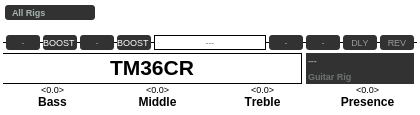
<?xml version="1.0" encoding="UTF-8"?>
<ui version="4.0">
 <class>QToasterBrowserLCD</class>
 <widget class="QWidget" name="QToasterBrowserLCD">
  <property name="geometry">
   <rect>
    <x>0</x>
    <y>0</y>
    <width>420</width>
    <height>115</height>
   </rect>
  </property>
  <property name="font">
   <font>
    <family>Ubuntu</family>
   </font>
  </property>
  <property name="styleSheet">
   <string notr="true">QWidget#QToasterBrowserLCD
{
background-color: transparent;
}</string>
  </property>
  <widget class="QLineEdit" name="stompAEdit">
   <property name="enabled">
    <bool>false</bool>
   </property>
   <property name="geometry">
    <rect>
     <x>6</x>
     <y>35</y>
     <width>34</width>
     <height>15</height>
    </rect>
   </property>
   <property name="font">
    <font>
     <family>Ubuntu</family>
     <pointsize>7</pointsize>
     <weight>50</weight>
     <bold>false</bold>
     <kerning>false</kerning>
    </font>
   </property>
   <property name="cursor">
    <cursorShape>ArrowCursor</cursorShape>
   </property>
   <property name="focusPolicy">
    <enum>Qt::NoFocus</enum>
   </property>
   <property name="contextMenuPolicy">
    <enum>Qt::CustomContextMenu</enum>
   </property>
   <property name="acceptDrops">
    <bool>false</bool>
   </property>
   <property name="styleSheet">
    <string notr="true">background-color: rgb(50,50,50);
color: rgb(255, 255, 255);
border-color: rgb(0, 0, 0);
border-radius: 3px;
</string>
   </property>
   <property name="frame">
    <bool>true</bool>
   </property>
   <property name="alignment">
    <set>Qt::AlignCenter</set>
   </property>
   <property name="readOnly">
    <bool>true</bool>
   </property>
   <property name="placeholderText">
    <string>-</string>
   </property>
  </widget>
  <widget class="Line" name="browserLine2">
   <property name="geometry">
    <rect>
     <x>3</x>
     <y>83</y>
     <width>299</width>
     <height>1</height>
    </rect>
   </property>
   <property name="styleSheet">
    <string notr="true">QFrame#browserLine2
{
	color:  rgb(0, 0, 0);
	background-color: rgb(0, 0, 0);
}</string>
   </property>
   <property name="frameShadow">
    <enum>QFrame::Plain</enum>
   </property>
   <property name="orientation">
    <enum>Qt::Horizontal</enum>
   </property>
  </widget>
  <widget class="QLineEdit" name="rigNameEdit">
   <property name="geometry">
    <rect>
     <x>3</x>
     <y>51</y>
     <width>300</width>
     <height>32</height>
    </rect>
   </property>
   <property name="font">
    <font>
     <family>Ubuntu</family>
     <pointsize>16</pointsize>
     <weight>75</weight>
     <bold>true</bold>
     <kerning>false</kerning>
    </font>
   </property>
   <property name="styleSheet">
    <string notr="true">QLineEdit#rigNameEdit
{
background-color: transparent;
}
</string>
   </property>
   <property name="text">
    <string>TM36CR</string>
   </property>
   <property name="frame">
    <bool>false</bool>
   </property>
   <property name="alignment">
    <set>Qt::AlignCenter</set>
   </property>
   <property name="placeholderText">
    <string>---</string>
   </property>
  </widget>
  <widget class="Line" name="browserLine1">
   <property name="geometry">
    <rect>
     <x>3</x>
     <y>53</y>
     <width>299</width>
     <height>1</height>
    </rect>
   </property>
   <property name="styleSheet">
    <string notr="true">QFrame#browserLine1
{
	color:  rgb(0, 0, 0);
	background-color: rgb(0, 0, 0);
}</string>
   </property>
   <property name="frameShadow">
    <enum>QFrame::Plain</enum>
   </property>
   <property name="lineWidth">
    <number>1</number>
   </property>
   <property name="midLineWidth">
    <number>0</number>
   </property>
   <property name="orientation">
    <enum>Qt::Horizontal</enum>
   </property>
  </widget>
  <widget class="Line" name="browserLine3">
   <property name="geometry">
    <rect>
     <x>301</x>
     <y>54</y>
     <width>1</width>
     <height>30</height>
    </rect>
   </property>
   <property name="styleSheet">
    <string notr="true">QFrame#browserLine3
{
	color:  rgb(0, 0, 0);
	background-color: rgb(0, 0, 0);
}</string>
   </property>
   <property name="frameShadow">
    <enum>QFrame::Plain</enum>
   </property>
   <property name="orientation">
    <enum>Qt::Vertical</enum>
   </property>
  </widget>
  <widget class="QLineEdit" name="stompBEdit">
   <property name="enabled">
    <bool>false</bool>
   </property>
   <property name="geometry">
    <rect>
     <x>43</x>
     <y>35</y>
     <width>34</width>
     <height>15</height>
    </rect>
   </property>
   <property name="font">
    <font>
     <family>Ubuntu</family>
     <pointsize>7</pointsize>
     <weight>50</weight>
     <bold>false</bold>
     <kerning>false</kerning>
    </font>
   </property>
   <property name="cursor">
    <cursorShape>ArrowCursor</cursorShape>
   </property>
   <property name="focusPolicy">
    <enum>Qt::NoFocus</enum>
   </property>
   <property name="contextMenuPolicy">
    <enum>Qt::CustomContextMenu</enum>
   </property>
   <property name="acceptDrops">
    <bool>false</bool>
   </property>
   <property name="styleSheet">
    <string notr="true">background-color: rgb(50,50,50);
color: rgb(255, 255, 255);
border-color: rgb(0, 0, 0);
border-radius: 3px;
</string>
   </property>
   <property name="text">
    <string>BOOST</string>
   </property>
   <property name="frame">
    <bool>true</bool>
   </property>
   <property name="cursorPosition">
    <number>5</number>
   </property>
   <property name="alignment">
    <set>Qt::AlignCenter</set>
   </property>
   <property name="readOnly">
    <bool>true</bool>
   </property>
   <property name="placeholderText">
    <string>-</string>
   </property>
  </widget>
  <widget class="QLineEdit" name="stompCEdit">
   <property name="enabled">
    <bool>false</bool>
   </property>
   <property name="geometry">
    <rect>
     <x>80</x>
     <y>35</y>
     <width>34</width>
     <height>15</height>
    </rect>
   </property>
   <property name="font">
    <font>
     <family>Ubuntu</family>
     <pointsize>7</pointsize>
     <weight>50</weight>
     <bold>false</bold>
     <kerning>false</kerning>
    </font>
   </property>
   <property name="cursor">
    <cursorShape>ArrowCursor</cursorShape>
   </property>
   <property name="focusPolicy">
    <enum>Qt::NoFocus</enum>
   </property>
   <property name="contextMenuPolicy">
    <enum>Qt::CustomContextMenu</enum>
   </property>
   <property name="acceptDrops">
    <bool>false</bool>
   </property>
   <property name="styleSheet">
    <string notr="true">background-color: rgb(50,50,50);
color: rgb(255, 255, 255);
border-color: rgb(0, 0, 0);
border-radius: 3px;
</string>
   </property>
   <property name="frame">
    <bool>true</bool>
   </property>
   <property name="alignment">
    <set>Qt::AlignCenter</set>
   </property>
   <property name="readOnly">
    <bool>true</bool>
   </property>
   <property name="placeholderText">
    <string>-</string>
   </property>
  </widget>
  <widget class="QLineEdit" name="stompDEdit">
   <property name="enabled">
    <bool>false</bool>
   </property>
   <property name="geometry">
    <rect>
     <x>117</x>
     <y>35</y>
     <width>34</width>
     <height>15</height>
    </rect>
   </property>
   <property name="font">
    <font>
     <family>Ubuntu</family>
     <pointsize>7</pointsize>
     <weight>50</weight>
     <bold>false</bold>
     <kerning>false</kerning>
    </font>
   </property>
   <property name="cursor">
    <cursorShape>ArrowCursor</cursorShape>
   </property>
   <property name="focusPolicy">
    <enum>Qt::NoFocus</enum>
   </property>
   <property name="contextMenuPolicy">
    <enum>Qt::CustomContextMenu</enum>
   </property>
   <property name="acceptDrops">
    <bool>false</bool>
   </property>
   <property name="styleSheet">
    <string notr="true">background-color: rgb(50,50,50);
color: rgb(255, 255, 255);
border-color: rgb(0, 0, 0);
border-radius: 3px;
</string>
   </property>
   <property name="text">
    <string>BOOST</string>
   </property>
   <property name="frame">
    <bool>true</bool>
   </property>
   <property name="cursorPosition">
    <number>5</number>
   </property>
   <property name="alignment">
    <set>Qt::AlignCenter</set>
   </property>
   <property name="readOnly">
    <bool>true</bool>
   </property>
   <property name="placeholderText">
    <string>-</string>
   </property>
  </widget>
  <widget class="QLineEdit" name="stompModEdit">
   <property name="enabled">
    <bool>false</bool>
   </property>
   <property name="geometry">
    <rect>
     <x>306</x>
     <y>35</y>
     <width>34</width>
     <height>15</height>
    </rect>
   </property>
   <property name="font">
    <font>
     <family>Ubuntu</family>
     <pointsize>7</pointsize>
     <weight>50</weight>
     <bold>false</bold>
     <kerning>false</kerning>
    </font>
   </property>
   <property name="cursor">
    <cursorShape>ArrowCursor</cursorShape>
   </property>
   <property name="focusPolicy">
    <enum>Qt::NoFocus</enum>
   </property>
   <property name="contextMenuPolicy">
    <enum>Qt::CustomContextMenu</enum>
   </property>
   <property name="acceptDrops">
    <bool>false</bool>
   </property>
   <property name="styleSheet">
    <string notr="true">background-color: rgb(50,50,50);
color: rgb(255, 255, 255);
border-color: rgb(0, 0, 0);
border-radius: 3px;
</string>
   </property>
   <property name="frame">
    <bool>true</bool>
   </property>
   <property name="alignment">
    <set>Qt::AlignCenter</set>
   </property>
   <property name="readOnly">
    <bool>true</bool>
   </property>
   <property name="placeholderText">
    <string>-</string>
   </property>
  </widget>
  <widget class="QLineEdit" name="reverbEdit">
   <property name="enabled">
    <bool>false</bool>
   </property>
   <property name="geometry">
    <rect>
     <x>380</x>
     <y>35</y>
     <width>34</width>
     <height>15</height>
    </rect>
   </property>
   <property name="font">
    <font>
     <family>Ubuntu</family>
     <pointsize>7</pointsize>
     <weight>50</weight>
     <bold>false</bold>
     <kerning>false</kerning>
    </font>
   </property>
   <property name="cursor">
    <cursorShape>ArrowCursor</cursorShape>
   </property>
   <property name="focusPolicy">
    <enum>Qt::NoFocus</enum>
   </property>
   <property name="contextMenuPolicy">
    <enum>Qt::CustomContextMenu</enum>
   </property>
   <property name="acceptDrops">
    <bool>false</bool>
   </property>
   <property name="styleSheet">
    <string notr="true">background-color: rgb(50,50,50);
color: rgb(255, 255, 255);
border-color: rgb(0, 0, 0);
border-radius: 3px;
</string>
   </property>
   <property name="frame">
    <bool>true</bool>
   </property>
   <property name="alignment">
    <set>Qt::AlignCenter</set>
   </property>
   <property name="readOnly">
    <bool>true</bool>
   </property>
   <property name="placeholderText">
    <string>REV</string>
   </property>
  </widget>
  <widget class="QLineEdit" name="stompXEdit">
   <property name="enabled">
    <bool>false</bool>
   </property>
   <property name="geometry">
    <rect>
     <x>269</x>
     <y>35</y>
     <width>34</width>
     <height>15</height>
    </rect>
   </property>
   <property name="font">
    <font>
     <family>Ubuntu</family>
     <pointsize>7</pointsize>
     <weight>50</weight>
     <bold>false</bold>
     <kerning>false</kerning>
    </font>
   </property>
   <property name="cursor">
    <cursorShape>ArrowCursor</cursorShape>
   </property>
   <property name="focusPolicy">
    <enum>Qt::NoFocus</enum>
   </property>
   <property name="contextMenuPolicy">
    <enum>Qt::CustomContextMenu</enum>
   </property>
   <property name="acceptDrops">
    <bool>false</bool>
   </property>
   <property name="styleSheet">
    <string notr="true">background-color: rgb(50,50,50);
color: rgb(255, 255, 255);
border-color: rgb(0, 0, 0);
border-radius: 3px;
</string>
   </property>
   <property name="frame">
    <bool>true</bool>
   </property>
   <property name="alignment">
    <set>Qt::AlignCenter</set>
   </property>
   <property name="readOnly">
    <bool>true</bool>
   </property>
   <property name="placeholderText">
    <string>-</string>
   </property>
  </widget>
  <widget class="QLineEdit" name="delayEdit">
   <property name="enabled">
    <bool>false</bool>
   </property>
   <property name="geometry">
    <rect>
     <x>343</x>
     <y>35</y>
     <width>34</width>
     <height>15</height>
    </rect>
   </property>
   <property name="font">
    <font>
     <family>Ubuntu</family>
     <pointsize>7</pointsize>
     <weight>50</weight>
     <bold>false</bold>
     <kerning>false</kerning>
    </font>
   </property>
   <property name="cursor">
    <cursorShape>ArrowCursor</cursorShape>
   </property>
   <property name="focusPolicy">
    <enum>Qt::NoFocus</enum>
   </property>
   <property name="contextMenuPolicy">
    <enum>Qt::CustomContextMenu</enum>
   </property>
   <property name="acceptDrops">
    <bool>false</bool>
   </property>
   <property name="styleSheet">
    <string notr="true">background-color: rgb(50,50,50);
color: rgb(255, 255, 255);
border-color: rgb(0, 0, 0);
border-radius: 3px;
</string>
   </property>
   <property name="frame">
    <bool>true</bool>
   </property>
   <property name="alignment">
    <set>Qt::AlignCenter</set>
   </property>
   <property name="readOnly">
    <bool>true</bool>
   </property>
   <property name="placeholderText">
    <string>DLY</string>
   </property>
  </widget>
  <widget class="Line" name="browserLine4">
   <property name="geometry">
    <rect>
     <x>3</x>
     <y>42</y>
     <width>152</width>
     <height>1</height>
    </rect>
   </property>
   <property name="styleSheet">
    <string notr="true">QFrame#browserLine4
{
	color:  rgb(0, 0, 0);
	background-color: rgb(0, 0, 0);
}</string>
   </property>
   <property name="frameShadow">
    <enum>QFrame::Plain</enum>
   </property>
   <property name="orientation">
    <enum>Qt::Horizontal</enum>
   </property>
  </widget>
  <widget class="Line" name="browserLine5">
   <property name="geometry">
    <rect>
     <x>265</x>
     <y>42</y>
     <width>152</width>
     <height>1</height>
    </rect>
   </property>
   <property name="styleSheet">
    <string notr="true">QFrame#browserLine5
{
	color:  rgb(0, 0, 0);
	background-color: rgb(0, 0, 0);
}</string>
   </property>
   <property name="frameShadow">
    <enum>QFrame::Plain</enum>
   </property>
   <property name="orientation">
    <enum>Qt::Horizontal</enum>
   </property>
  </widget>
  <widget class="QStackedWidget" name="stackedWidget">
   <property name="geometry">
    <rect>
     <x>0</x>
     <y>85</y>
     <width>420</width>
     <height>30</height>
    </rect>
   </property>
   <property name="font">
    <font>
     <family>Ubuntu</family>
    </font>
   </property>
   <property name="autoFillBackground">
    <bool>false</bool>
   </property>
   <property name="styleSheet">
    <string notr="true">QStackedWidget {background-color: transparent;}</string>
   </property>
   <property name="currentIndex">
    <number>0</number>
   </property>
   <widget class="QWidget" name="knobsPage">
    <property name="styleSheet">
     <string notr="true">background-color: transparent;</string>
    </property>
    <widget class="QLabel" name="bassLabel">
     <property name="geometry">
      <rect>
       <x>5</x>
       <y>9</y>
       <width>95</width>
       <height>15</height>
      </rect>
     </property>
     <property name="font">
      <font>
       <family>Ubuntu</family>
       <weight>75</weight>
       <bold>true</bold>
       <kerning>false</kerning>
      </font>
     </property>
     <property name="styleSheet">
      <string notr="true"/>
     </property>
     <property name="frameShape">
      <enum>QFrame::NoFrame</enum>
     </property>
     <property name="text">
      <string>Bass</string>
     </property>
     <property name="alignment">
      <set>Qt::AlignCenter</set>
     </property>
     <property name="margin">
      <number>0</number>
     </property>
    </widget>
    <widget class="QLabel" name="middleLabel">
     <property name="geometry">
      <rect>
       <x>110</x>
       <y>9</y>
       <width>95</width>
       <height>15</height>
      </rect>
     </property>
     <property name="font">
      <font>
       <family>Ubuntu</family>
       <weight>75</weight>
       <bold>true</bold>
       <kerning>false</kerning>
      </font>
     </property>
     <property name="styleSheet">
      <string notr="true"/>
     </property>
     <property name="text">
      <string>Middle</string>
     </property>
     <property name="alignment">
      <set>Qt::AlignCenter</set>
     </property>
    </widget>
    <widget class="QLabel" name="trebleLabel">
     <property name="geometry">
      <rect>
       <x>215</x>
       <y>9</y>
       <width>95</width>
       <height>15</height>
      </rect>
     </property>
     <property name="font">
      <font>
       <family>Ubuntu</family>
       <weight>75</weight>
       <bold>true</bold>
       <kerning>false</kerning>
      </font>
     </property>
     <property name="styleSheet">
      <string notr="true"/>
     </property>
     <property name="text">
      <string>Treble</string>
     </property>
     <property name="alignment">
      <set>Qt::AlignCenter</set>
     </property>
    </widget>
    <widget class="QLabel" name="presenceLabel">
     <property name="geometry">
      <rect>
       <x>320</x>
       <y>9</y>
       <width>95</width>
       <height>15</height>
      </rect>
     </property>
     <property name="font">
      <font>
       <family>Ubuntu</family>
       <weight>75</weight>
       <bold>true</bold>
       <kerning>false</kerning>
      </font>
     </property>
     <property name="styleSheet">
      <string notr="true"/>
     </property>
     <property name="text">
      <string>Presence</string>
     </property>
     <property name="alignment">
      <set>Qt::AlignCenter</set>
     </property>
    </widget>
    <widget class="QLabel" name="bassValueLabel">
     <property name="geometry">
      <rect>
       <x>5</x>
       <y>-3</y>
       <width>95</width>
       <height>15</height>
      </rect>
     </property>
     <property name="font">
      <font>
       <family>Ubuntu</family>
       <pointsize>7</pointsize>
       <kerning>false</kerning>
      </font>
     </property>
     <property name="text">
      <string>&lt;0.0&gt;</string>
     </property>
     <property name="alignment">
      <set>Qt::AlignCenter</set>
     </property>
    </widget>
    <widget class="QLabel" name="middleValueLabel">
     <property name="geometry">
      <rect>
       <x>110</x>
       <y>-3</y>
       <width>95</width>
       <height>15</height>
      </rect>
     </property>
     <property name="font">
      <font>
       <family>Ubuntu</family>
       <pointsize>7</pointsize>
       <kerning>false</kerning>
      </font>
     </property>
     <property name="text">
      <string>&lt;0.0&gt;</string>
     </property>
     <property name="alignment">
      <set>Qt::AlignCenter</set>
     </property>
    </widget>
    <widget class="QLabel" name="trebleValueLabel">
     <property name="geometry">
      <rect>
       <x>215</x>
       <y>-3</y>
       <width>95</width>
       <height>15</height>
      </rect>
     </property>
     <property name="font">
      <font>
       <family>Ubuntu</family>
       <pointsize>7</pointsize>
       <kerning>false</kerning>
      </font>
     </property>
     <property name="text">
      <string>&lt;0.0&gt;</string>
     </property>
     <property name="alignment">
      <set>Qt::AlignCenter</set>
     </property>
    </widget>
    <widget class="QLabel" name="presenceValueLabel">
     <property name="geometry">
      <rect>
       <x>320</x>
       <y>-3</y>
       <width>95</width>
       <height>15</height>
      </rect>
     </property>
     <property name="font">
      <font>
       <family>Ubuntu</family>
       <pointsize>7</pointsize>
       <kerning>false</kerning>
      </font>
     </property>
     <property name="text">
      <string>&lt;0.0&gt;</string>
     </property>
     <property name="alignment">
      <set>Qt::AlignCenter</set>
     </property>
    </widget>
   </widget>
   <widget class="QWidget" name="scalePage">
    <property name="styleSheet">
     <string notr="true">background-color: transparent;</string>
    </property>
    <widget class="QProgressBar" name="progressBar">
     <property name="geometry">
      <rect>
       <x>3</x>
       <y>20</y>
       <width>414</width>
       <height>5</height>
      </rect>
     </property>
     <property name="styleSheet">
      <string notr="true">QProgressBar#progressBar
{
background-color:transparent;
border-radius: 3px;
}
QProgressBar#progressBar::chunk
{
     background-color: rgb(50,50,50);
}</string>
     </property>
     <property name="value">
      <number>47</number>
     </property>
     <property name="alignment">
      <set>Qt::AlignCenter</set>
     </property>
     <property name="textVisible">
      <bool>false</bool>
     </property>
     <property name="format">
      <string/>
     </property>
    </widget>
    <widget class="QLabel" name="label">
     <property name="geometry">
      <rect>
       <x>3</x>
       <y>0</y>
       <width>420</width>
       <height>13</height>
      </rect>
     </property>
     <property name="text">
      <string>TextLabel</string>
     </property>
     <property name="alignment">
      <set>Qt::AlignCenter</set>
     </property>
    </widget>
   </widget>
   <widget class="QWidget" name="empty"/>
  </widget>
  <widget class="QWidget" name="widget" native="true">
   <property name="geometry">
    <rect>
     <x>306</x>
     <y>53</y>
     <width>108</width>
     <height>31</height>
    </rect>
   </property>
   <property name="styleSheet">
    <string notr="true">background-color: rgb(50, 50, 50);
border-color: rgb(0, 0, 0);</string>
   </property>
   <widget class="QLineEdit" name="rigAuthorEdit">
    <property name="geometry">
     <rect>
      <x>0</x>
      <y>0</y>
      <width>108</width>
      <height>15</height>
     </rect>
    </property>
    <property name="font">
     <font>
      <family>Ubuntu</family>
      <pointsize>7</pointsize>
      <weight>75</weight>
      <bold>true</bold>
      <kerning>false</kerning>
     </font>
    </property>
    <property name="styleSheet">
     <string notr="true">background-color: transparent;
color: rgb(255, 255, 255);</string>
    </property>
    <property name="frame">
     <bool>false</bool>
    </property>
    <property name="alignment">
     <set>Qt::AlignLeading|Qt::AlignLeft|Qt::AlignVCenter</set>
    </property>
    <property name="placeholderText">
     <string>---</string>
    </property>
   </widget>
   <widget class="QLineEdit" name="rigTypeEdit">
    <property name="geometry">
     <rect>
      <x>0</x>
      <y>16</y>
      <width>108</width>
      <height>15</height>
     </rect>
    </property>
    <property name="font">
     <font>
      <family>Ubuntu</family>
      <pointsize>7</pointsize>
      <weight>75</weight>
      <bold>true</bold>
      <kerning>false</kerning>
     </font>
    </property>
    <property name="focusPolicy">
     <enum>Qt::NoFocus</enum>
    </property>
    <property name="styleSheet">
     <string notr="true">background-color: transparent;
color: rgb(167, 179, 175);
border-color: rgb(0, 0, 0);</string>
    </property>
    <property name="frame">
     <bool>false</bool>
    </property>
    <property name="alignment">
     <set>Qt::AlignLeading|Qt::AlignLeft|Qt::AlignVCenter</set>
    </property>
    <property name="readOnly">
     <bool>true</bool>
    </property>
    <property name="placeholderText">
     <string>Guitar Rig</string>
    </property>
   </widget>
  </widget>
  <widget class="QFrame" name="frame">
   <property name="geometry">
    <rect>
     <x>154</x>
     <y>35</y>
     <width>112</width>
     <height>15</height>
    </rect>
   </property>
   <property name="font">
    <font>
     <family>Ubuntu</family>
    </font>
   </property>
   <property name="frameShape">
    <enum>QFrame::Panel</enum>
   </property>
   <property name="frameShadow">
    <enum>QFrame::Plain</enum>
   </property>
   <widget class="QLineEdit" name="ampNameEdit">
    <property name="geometry">
     <rect>
      <x>0</x>
      <y>0</y>
      <width>112</width>
      <height>15</height>
     </rect>
    </property>
    <property name="font">
     <font>
      <family>Ubuntu</family>
      <pointsize>7</pointsize>
      <stylestrategy>PreferAntialias</stylestrategy>
      <kerning>false</kerning>
     </font>
    </property>
    <property name="styleSheet">
     <string notr="true">QLineEdit
{
background-color: transparent;
border-color: rgb(0, 0, 0);
color: rgb(0, 0, 0);
}</string>
    </property>
    <property name="frame">
     <bool>false</bool>
    </property>
    <property name="alignment">
     <set>Qt::AlignCenter</set>
    </property>
    <property name="placeholderText">
     <string>---</string>
    </property>
   </widget>
  </widget>
  <widget class="QComboBox" name="browserViewComboBox">
   <property name="geometry">
    <rect>
     <x>5</x>
     <y>5</y>
     <width>90</width>
     <height>15</height>
    </rect>
   </property>
   <property name="font">
    <font>
     <family>Ubuntu</family>
     <pointsize>7</pointsize>
     <weight>75</weight>
     <bold>true</bold>
     <kerning>false</kerning>
    </font>
   </property>
   <property name="focusPolicy">
    <enum>Qt::NoFocus</enum>
   </property>
   <property name="styleSheet">
    <string notr="true">QComboBox#browserViewComboBox
{
background-color: rgb(50,50,50);
color: rgb(167, 179, 175);
border-color: rgb(0, 0, 0);
border-radius: 3px;
padding-left:7px;
}
QComboBox::drop-down {width: 0px; border-style: none}
</string>
   </property>
   <property name="currentText">
    <string>All Rigs</string>
   </property>
   <property name="currentIndex">
    <number>0</number>
   </property>
   <property name="maxVisibleItems">
    <number>7</number>
   </property>
   <property name="insertPolicy">
    <enum>QComboBox::InsertAtBottom</enum>
   </property>
   <property name="iconSize">
    <size>
     <width>0</width>
     <height>0</height>
    </size>
   </property>
   <property name="frame">
    <bool>false</bool>
   </property>
   <property name="modelColumn">
    <number>0</number>
   </property>
   <item>
    <property name="text">
     <string>All Rigs</string>
    </property>
   </item>
   <item>
    <property name="text">
     <string>Favorites</string>
    </property>
   </item>
   <item>
    <property name="text">
     <string>Non-Favorites</string>
    </property>
   </item>
   <item>
    <property name="text">
     <string>My Rigs</string>
    </property>
   </item>
   <item>
    <property name="text">
     <string>Current Author</string>
    </property>
   </item>
   <item>
    <property name="text">
     <string>Last Imported</string>
    </property>
   </item>
   <item>
    <property name="text">
     <string>Just Bass Rigs</string>
    </property>
   </item>
  </widget>
  <zorder>browserLine5</zorder>
  <zorder>browserLine4</zorder>
  <zorder>stompAEdit</zorder>
  <zorder>browserLine2</zorder>
  <zorder>rigNameEdit</zorder>
  <zorder>browserLine1</zorder>
  <zorder>browserLine3</zorder>
  <zorder>stompBEdit</zorder>
  <zorder>stompCEdit</zorder>
  <zorder>stompDEdit</zorder>
  <zorder>stompModEdit</zorder>
  <zorder>reverbEdit</zorder>
  <zorder>stompXEdit</zorder>
  <zorder>delayEdit</zorder>
  <zorder>stackedWidget</zorder>
  <zorder>widget</zorder>
  <zorder>frame</zorder>
  <zorder>browserViewComboBox</zorder>
 </widget>
 <resources/>
 <connections/>
</ui>
